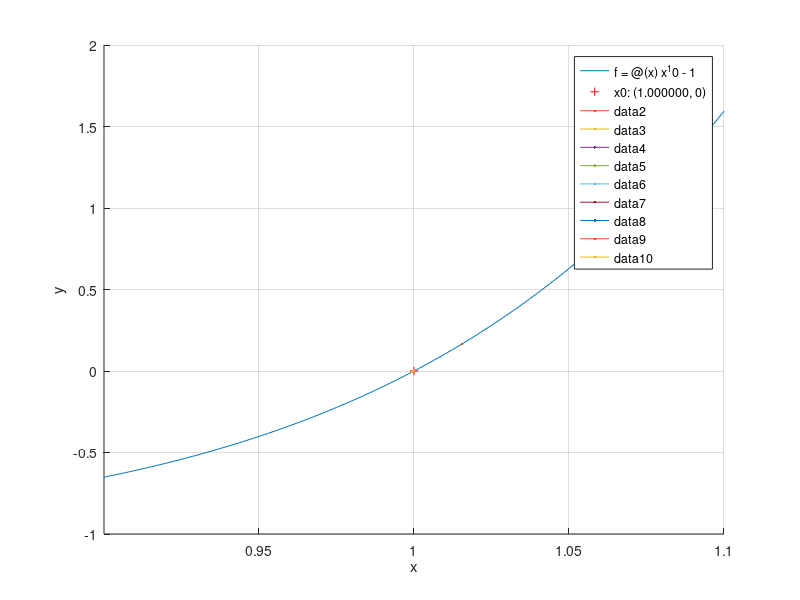

MATLAB code for this plot:
% (c)2021 HP.
clc;
clear;
clf;

f = @(x) x^10 - 1;
df = @(x) 9*x^9;
%--------------------------------------
x0 = 0.5;
step = 40;
e0 = 10^(-8);
%--------------------------------------
xk = x0;
xkValue = [];
err = x0;
i = 0;
while err>=e0
    fprintf('\nStep = %d\n',i);
    xk1 = xk-f(xk)/df(xk);
    fprintf('x(k+1) = %f\n',xk1);
    fprintf('f(x(k+1)) = %f\n',f(xk1));
    err1 = abs((xk-xk1)/xk);
    err = err1;
    fprintf('err = abs((xk-xk1)/xk) = %e\n', err);
    xkValue = [xkValue; xk1 f(xk1)];
    xk = xk1;
    i+=1;
end

xkValue
maxit = length(xkValue)
%--------------------------------------
%GRAPHIC ANIMATION
animate = 1;
%--------------------------------------
grid on
hold on
scale = 0.1;
xl = xk-xk*scale;
xu = xk+xk*scale;
fplot(f, [xl xu]);
%fplot(df, [xl xu]);
plot(xk, 0, 'r+');
leg = sprintf('x0: (%f, 0)',xk);
xlabel('x');
ylabel('y');
legend({'f = @(x) x^10 - 1',leg},'Location','northeast');
%--------------------------------------
%disp(xkValue);
if animate == 1
    for it=1:maxit
        if xkValue(it,2)<=xkValue(it,1)
            fprintf('%d: [xk f(xk)] = [%f %f]', it, xkValue(it,1), xkValue(it,2));
            plot(xkValue(it,1),xkValue(it,2));
            pause(0.5);
        end
    end
end
hold off